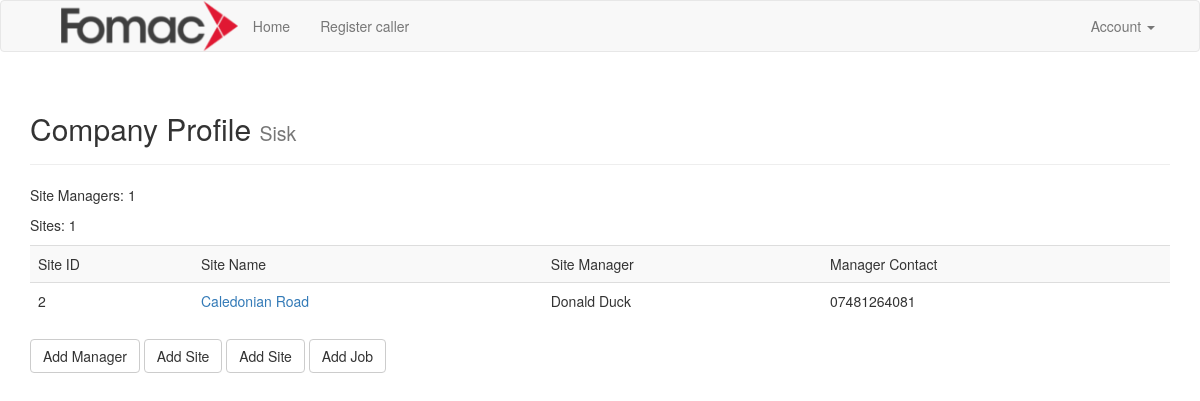
The page /company/id/2 (signed in) on the database as committed earlier.
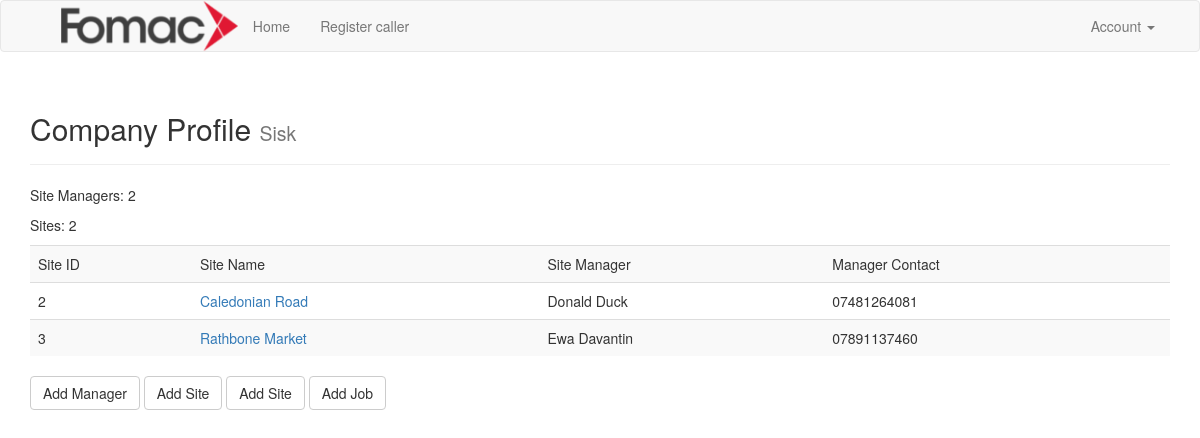
The same page on the database as committed later.
### app/models.py (models this page shows, shortened)
class Site(db.Model):
    __tablename__ = 'sites'
    id = db.Column(db.Integer, primary_key=True)
    name = db.Column(db.String(32))
    address = db.Column(db.String(64))
    postcode = db.Column(db.String(16))
    start_time = db.Column(db.String(8))
    company_id = db.Column(db.Integer, db.ForeignKey('company.id'))
    site_manager = db.relationship('SiteManager', backref='site', lazy='dynamic')
    jobs = db.relationship('Job', backref='site', lazy='dynamic')

class SiteManager(db.Model):
    __tablename__ = 'site_managers'
    id = db.Column(db.Integer, primary_key=True)
    name = db.Column(db.String(64))
    email = db.Column(db.String(64))
    phone = db.Column(db.String(64))
    company_id = db.Column(db.Integer, db.ForeignKey('company.id'))
    site_id = db.Column(db.Integer, db.ForeignKey('sites.id'))

### app/company/views.py (the view)
@company.route('/<type>/<value>')
def company_profile(type, value):
    kwargs = {type: value}
    cmp = Company.query.filter_by(**kwargs).first_or_404()
    managers = cmp.managers
    sites = cmp.sites.all()
    return render_template('company/company-profile.html', company=cmp, sites=sites, manager=managers)

### app/models.py (called while the page is built)
@login_manager.user_loader
def load_user(staff_id):
    return Staff.query.get(int(staff_id))

### app/templates/company/company-profile.html
{% extends "base.html" %}
{% block page_content %}
<div class="page-header">
    <h2>Company Profile <small>{{ company.name }}</small></h2>
</div>
    <p>Site Managers: {{ manager.count() }}</p>
    <p>Sites: {{ company.sites.count() }}</p>
<table class="table table-striped">
<tr>
    <td>Site ID</td>
    <td>Site Name</td>
    <td>Site Manager</td>
    <td>Manager Contact</td>
</tr>
{% for site in sites %}
<tr>
    <td>{{ site.id }}</td>
    <td><a href="{{ url_for('company.site_profile', id=site.id) }}">{{ site.name }}</a></td>
    <td>{{ site.site_manager.first().name }}</td>
    <td>{{ site.site_manager.first().phone }}</td>
</tr>
{% endfor %}
</table>
<a class="btn btn-default" href="{{ url_for('company.new_manager', type='id', value=company.id) }}">Add Manager</a>
<a class="btn btn-default" href="{{ url_for('company.new_site', type='id',value=company.id) }}">Add Site</a>
<a class="btn btn-default" href="{{ url_for('company.new_site', type='id',value=company.id) }}">Add Site</a>
<a class="btn btn-default" href="{{ url_for('company.new_job', type='id', value=company.id) }}">Add Job</a>
{% endblock %}

Rows that differ between the two databases and show on the page:
added Site: id "3", name "Rathbone Market", site_manager.first "Ewa Davantin", site_manager.first "07891137460"
Other text that changed with them:
{{ manager.count() }}: "1" → "2"
{{ company.sites.count() }}: "1" → "2"
